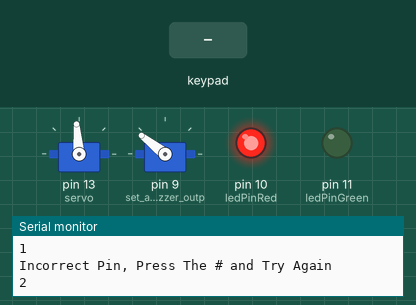
Simulated run of this sketch. Board: Arduino Uno, built with avr-gcc and run on an emulated ATmega328P. Shown: 2 × servo, output pins drawn as LEDs (lit = HIGH), the last lines printed to the serial monitor. Wiring (inferred from the names in the program): servo: signal pin 9. The test bench sets the inputs (shaded band). Servo pulses on a pin are drawn as a servo (544–2400 µs = 0–180°); pins used as bus, display or sensor lines are not drawn.

Above: at 10.4 s.
10.5 s: key '1' pressed
At 12.6 s:
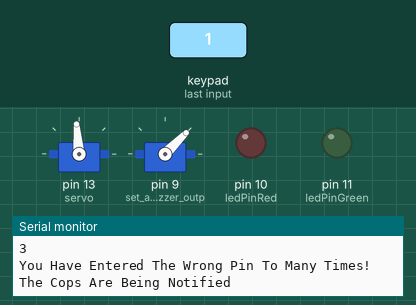
16.9 s: key '*' pressed
28.0 s: key '#' pressed
Timing chart, 0 to 31.0 s (numbered marks = the images above; inputs shaded):
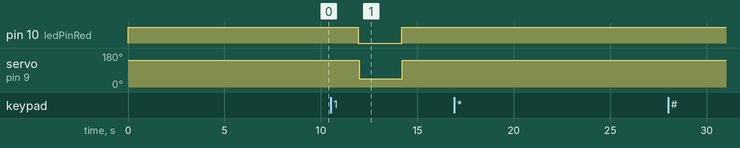

The sketch:

ProjectTest3.ino
```cpp
#include <Keypad.h>
#include <Password.h>
#include <Servo.h>
#include <Wire.h>

int i = 0;
int ledPinGreen = 11;
int ledPinRed = 10;
boolean pswdEntered = false;
Servo servo;  // create servo object

const byte ROWS = 4; // Four rows
const byte COLS = 3; //  columns
// Define the Keymap
char keys[ROWS][COLS] = {
  {'1','2','3'},
  {'4','5','6'},
  {'7','8','9'},
  {'*','0','#'}
};

Password pin = Password( "1477" ); //Create the acceptable pin for the keypad

byte rowPins[ROWS] = { 8, 7, 6, 5 };// Connect keypad ROW0, ROW1, ROW2 and ROW3 to these Arduino pins
byte colPins[COLS] = { 4, 3, 2 }; // Connect keypad COL0, COL1 and COL2 to these Arduino pins


Keypad keypad = Keypad( makeKeymap(keys), rowPins, colPins, ROWS, COLS ); // Create the Keypad

void setup(){
  Serial.begin(9600); //Set baud rate to 9600 on the Arduino
  keypad.addEventListener(keypadEvent); //add an event listener for this keypad
  servo.attach(13); // attach the servo on any free digital pin
  Serial.println(pswdEntered);
  pinMode(9, OUTPUT); // set a pin for buzzer output
  pinMode(ledPinGreen, OUTPUT);
  pinMode(ledPinRed, OUTPUT);
}

void loop(){
  fullstop();
  //keypad.getKey();
  keypadEvent(keypad.getKey());
  checkPassword();
if(pswdEntered == false)
  {
   digitalWrite(ledPinRed, HIGH);
   play_tone(9, 200, 500);
   play_tone(9, 200, 500);
   play_tone(9, 200, 500);
   delay(1000);
   digitalWrite(ledPinRed, LOW);
    }
  }

//take care of some special events
void keypadEvent(KeypadEvent eKey){
  switch (keypad.getState()){
    case PRESSED:
Serial.print("Pressed: ");
Serial.println(eKey);
switch (eKey){
 case '*': checkPassword(); break;
 case '#': pin.reset(); break;
 default: pin.append(eKey);
     }
  }
}

void checkPassword()
{
  if(i < 4)
  {
    if(pin.evaluate())
    {
      pswdEntered = true;
      Serial.println("Success");
      up();
      digitalWrite(ledPinGreen, HIGH);
      play_tone(9, 1500, 500); delay(50);
      play_tone(9, 1500, 500);
      delay(1000);
      fullstop();
      digitalWrite(ledPinGreen, LOW);
      delay(5000);
      down();
      delay(1050);
      fullstop();
       }else{
         pswdEntered = false;
         i++;
         digitalWrite(ledPinRed, HIGH);
         play_tone(9, 200, 500); delay(50);
         play_tone(9, 200, 500); delay(50);
         play_tone(9, 200, 500);
         delay(700);
         digitalWrite(ledPinRed, LOW);
         Serial.println("Incorrect Pin, Press The # and Try Again");
         Serial.println(i);
         }
    if(pin.evaluate() != true && i == 3){
      Serial.println("You Have Entered The Wrong Pin To Many Times! The Cops Are Being Notified");
      play_tone(9, 500, 200); delay(50);
      play_tone(9, 500, 200); delay(50);
      play_tone(9, 500, 200); delay(50);
      play_tone(9, 500, 200); delay(50);
      play_tone(9, 500, 200);
      delay(1000); // wait a bit between buzzes
    }
  }
}

void play_tone(int pin, int freq, int duration)
{
  int i = 0;
  int sleep = 1000 / (2*freq);
  int periods = duration / (2 * sleep);
  pinMode(pin, OUTPUT);
  for (i = 0 ; i < periods; i++) {
    digitalWrite(pin, 1);
    delay(sleep);
    digitalWrite(pin, 0);
    delay(sleep);
  }
}

void up()
{
  servo.write(90);
}

void down()
{
  servo.write(100);
}

void fullstop()
{
  servo.write(95);
}
```
